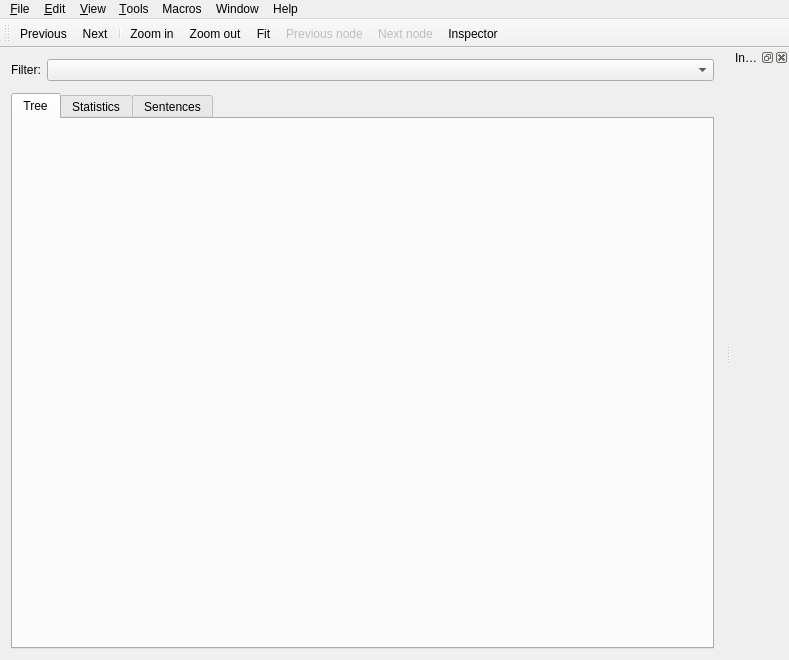
<?xml version="1.0" encoding="UTF-8"?>
<ui version="4.0">
 <class>MainWindow</class>
 <widget class="QMainWindow" name="MainWindow">
  <property name="geometry">
   <rect>
    <x>0</x>
    <y>0</y>
    <width>789</width>
    <height>660</height>
   </rect>
  </property>
  <property name="windowTitle">
   <string>Dact</string>
  </property>
  <widget class="QWidget" name="centralWidget">
   <layout class="QVBoxLayout" name="verticalLayout_7">
    <property name="spacing">
     <number>12</number>
    </property>
    <item>
     <layout class="QGridLayout" name="gridLayout_2">
      <item row="0" column="0">
       <widget class="QLabel" name="label_2">
        <property name="text">
         <string>Filter:</string>
        </property>
       </widget>
      </item>
      <item row="0" column="1">
       <widget class="HistoryComboBox" name="filterComboBox">
        <property name="sizePolicy">
         <sizepolicy hsizetype="Expanding" vsizetype="Fixed">
          <horstretch>0</horstretch>
          <verstretch>0</verstretch>
         </sizepolicy>
        </property>
        <property name="sizeAdjustPolicy">
         <enum>QComboBox::AdjustToMinimumContentsLength</enum>
        </property>
       </widget>
      </item>
     </layout>
    </item>
    <item>
     <widget class="QTabWidget" name="mainTabWidget">
      <property name="currentIndex">
       <number>0</number>
      </property>
      <widget class="QWidget" name="treeTab">
       <attribute name="title">
        <string>Tree</string>
       </attribute>
       <layout class="QVBoxLayout" name="verticalLayout_6">
        <item>
         <widget class="DependencyTreeWidget" name="dependencyTreeWidget" native="true"/>
        </item>
       </layout>
      </widget>
      <widget class="QWidget" name="statisticsTab">
       <attribute name="title">
        <string>Statistics</string>
       </attribute>
       <layout class="QVBoxLayout" name="verticalLayout_8">
        <item>
         <widget class="StatisticsWindow" name="statisticsWindow" native="true"/>
        </item>
       </layout>
      </widget>
      <widget class="QWidget" name="tab">
       <attribute name="title">
        <string>Sentences</string>
       </attribute>
       <layout class="QVBoxLayout" name="verticalLayout">
        <item>
         <widget class="BracketedWindow" name="sentencesWidget" native="true"/>
        </item>
       </layout>
      </widget>
     </widget>
    </item>
   </layout>
  </widget>
  <widget class="QMenuBar" name="menuBar">
   <property name="geometry">
    <rect>
     <x>0</x>
     <y>0</y>
     <width>789</width>
     <height>22</height>
    </rect>
   </property>
   <widget class="QMenu" name="menuFile">
    <property name="title">
     <string>&amp;File</string>
    </property>
    <widget class="RecentFilesMenu" name="menuRecentFiles">
     <property name="title">
      <string>Open Recent</string>
     </property>
    </widget>
    <addaction name="openAction"/>
    <addaction name="remoteAction"/>
    <addaction name="menuRecentFiles"/>
    <addaction name="separator"/>
    <addaction name="saveAsAction"/>
    <addaction name="separator"/>
    <addaction name="saveCorpus"/>
    <addaction name="xmlExportAction"/>
    <addaction name="pdfExportAction"/>
    <addaction name="printAction"/>
    <addaction name="separator"/>
    <addaction name="quitAction"/>
   </widget>
   <widget class="QMenu" name="menuEdit">
    <property name="title">
     <string>&amp;Edit</string>
    </property>
    <addaction name="focusFilterAction"/>
    <addaction name="focusHighlightAction"/>
    <addaction name="separator"/>
    <addaction name="globalCopyAction"/>
    <addaction name="globalCutAction"/>
    <addaction name="globalPasteAction"/>
    <addaction name="separator"/>
    <addaction name="preferencesAction"/>
   </widget>
   <widget class="QMenu" name="menuView">
    <property name="title">
     <string>&amp;View</string>
    </property>
    <addaction name="previousAction"/>
    <addaction name="nextAction"/>
    <addaction name="separator"/>
    <addaction name="fitAction"/>
    <addaction name="zoomInAction"/>
    <addaction name="zoomOutAction"/>
    <addaction name="separator"/>
    <addaction name="previousTreeNodeAction"/>
    <addaction name="nextTreeNodeAction"/>
    <addaction name="separator"/>
    <addaction name="inspectorAction"/>
    <addaction name="toolbarAction"/>
   </widget>
   <widget class="QMenu" name="menuTools">
    <property name="title">
     <string>&amp;Tools</string>
    </property>
    <widget class="QMenu" name="menuConvertCorpus">
     <property name="title">
      <string>Convert corpus</string>
     </property>
     <addaction name="convertDirectoryCorpusAction"/>
     <addaction name="convertCompactCorpusAction"/>
    </widget>
    <addaction name="webserviceAction"/>
    <addaction name="menuConvertCorpus"/>
    <addaction name="separator"/>
    <addaction name="clearHistoryAction"/>
   </widget>
   <widget class="QMenu" name="menuHelp">
    <property name="title">
     <string>Help</string>
    </property>
    <addaction name="helpAction"/>
    <addaction name="cookbookAction"/>
    <addaction name="aboutAction"/>
   </widget>
   <widget class="DactMacrosMenu" name="menuMacros">
    <property name="title">
     <string>Macros</string>
    </property>
    <addaction name="separator"/>
    <addaction name="loadMacrosAction"/>
   </widget>
   <widget class="QMenu" name="menuWindow">
    <property name="title">
     <string>Window</string>
    </property>
    <addaction name="minimizeAction"/>
   </widget>
   <addaction name="menuFile"/>
   <addaction name="menuEdit"/>
   <addaction name="menuView"/>
   <addaction name="menuTools"/>
   <addaction name="menuMacros"/>
   <addaction name="menuWindow"/>
   <addaction name="menuHelp"/>
  </widget>
  <widget class="QToolBar" name="mainToolBar">
   <property name="windowTitle">
    <string>Toolbar</string>
   </property>
   <property name="toolButtonStyle">
    <enum>Qt::ToolButtonTextUnderIcon</enum>
   </property>
   <attribute name="toolBarArea">
    <enum>TopToolBarArea</enum>
   </attribute>
   <attribute name="toolBarBreak">
    <bool>false</bool>
   </attribute>
   <addaction name="previousAction"/>
   <addaction name="nextAction"/>
   <addaction name="separator"/>
   <addaction name="zoomInAction"/>
   <addaction name="zoomOutAction"/>
   <addaction name="fitAction"/>
   <addaction name="previousTreeNodeAction"/>
   <addaction name="nextTreeNodeAction"/>
   <addaction name="inspectorAction"/>
  </widget>
  <widget class="TreeNodeInspector" name="inspector">
   <property name="contextMenuPolicy">
    <enum>Qt::ActionsContextMenu</enum>
   </property>
   <property name="windowTitle">
    <string>Inspector</string>
   </property>
   <attribute name="dockWidgetArea">
    <number>2</number>
   </attribute>
   <addaction name="filterOnAttributeAction"/>
  </widget>
  <action name="quitAction">
   <property name="text">
    <string>&amp;Quit</string>
   </property>
   <property name="shortcut">
    <string>Ctrl+Q</string>
   </property>
   <property name="iconVisibleInMenu">
    <bool>false</bool>
   </property>
  </action>
  <action name="fitAction">
   <property name="icon">
    <iconset resource="../resources/dact.qrc">
     <normaloff>:/icons/viewmagfit.png</normaloff>:/icons/viewmagfit.png</iconset>
   </property>
   <property name="text">
    <string>Fit</string>
   </property>
   <property name="toolTip">
    <string>Fit tree to tree view (Ctrl+0)</string>
   </property>
   <property name="shortcut">
    <string>Ctrl+0</string>
   </property>
   <property name="iconVisibleInMenu">
    <bool>false</bool>
   </property>
  </action>
  <action name="zoomInAction">
   <property name="icon">
    <iconset resource="../resources/dact.qrc">
     <normaloff>:/icons/viewmag+.png</normaloff>:/icons/viewmag+.png</iconset>
   </property>
   <property name="text">
    <string>Zoom in</string>
   </property>
   <property name="toolTip">
    <string>Zoom in on tree (Ctrl+=)</string>
   </property>
   <property name="shortcut">
    <string>Ctrl+=</string>
   </property>
   <property name="iconVisibleInMenu">
    <bool>false</bool>
   </property>
  </action>
  <action name="zoomOutAction">
   <property name="icon">
    <iconset resource="../resources/dact.qrc">
     <normaloff>:/icons/viewmag-.png</normaloff>:/icons/viewmag-.png</iconset>
   </property>
   <property name="text">
    <string>Zoom out</string>
   </property>
   <property name="toolTip">
    <string>Zoom out (Ctrl+-)</string>
   </property>
   <property name="shortcut">
    <string>Ctrl+-</string>
   </property>
   <property name="iconVisibleInMenu">
    <bool>false</bool>
   </property>
  </action>
  <action name="nextTreeNodeAction">
   <property name="enabled">
    <bool>false</bool>
   </property>
   <property name="icon">
    <iconset resource="../resources/dact.qrc">
     <normaloff>:/icons/1rightarrow.png</normaloff>:/icons/1rightarrow.png</iconset>
   </property>
   <property name="text">
    <string>Next node</string>
   </property>
   <property name="toolTip">
    <string>Next node (Ctrl+Right)</string>
   </property>
   <property name="shortcut">
    <string>Ctrl+Right</string>
   </property>
   <property name="iconVisibleInMenu">
    <bool>false</bool>
   </property>
  </action>
  <action name="previousTreeNodeAction">
   <property name="enabled">
    <bool>false</bool>
   </property>
   <property name="icon">
    <iconset resource="../resources/dact.qrc">
     <normaloff>:/icons/1leftarrow.png</normaloff>:/icons/1leftarrow.png</iconset>
   </property>
   <property name="text">
    <string>Previous node</string>
   </property>
   <property name="toolTip">
    <string>Previous node (Ctrl+Left)</string>
   </property>
   <property name="shortcut">
    <string>Ctrl+Left</string>
   </property>
   <property name="iconVisibleInMenu">
    <bool>false</bool>
   </property>
  </action>
  <action name="nextAction">
   <property name="icon">
    <iconset resource="../resources/dact.qrc">
     <normaloff>:/icons/next.png</normaloff>:/icons/next.png</iconset>
   </property>
   <property name="text">
    <string>Next</string>
   </property>
   <property name="toolTip">
    <string>Next sentence/tree (Ctrl+Down)</string>
   </property>
   <property name="shortcut">
    <string>Ctrl+Down</string>
   </property>
   <property name="iconVisibleInMenu">
    <bool>false</bool>
   </property>
  </action>
  <action name="previousAction">
   <property name="icon">
    <iconset resource="../resources/dact.qrc">
     <normaloff>:/icons/previous.png</normaloff>:/icons/previous.png</iconset>
   </property>
   <property name="text">
    <string>Previous</string>
   </property>
   <property name="toolTip">
    <string>Previous sentence/tree (Ctrl+Up)</string>
   </property>
   <property name="shortcut">
    <string>Ctrl+Up</string>
   </property>
   <property name="iconVisibleInMenu">
    <bool>false</bool>
   </property>
  </action>
  <action name="openAction">
   <property name="icon">
    <iconset resource="../resources/dact.qrc">
     <normaloff>:/icons/fileopen.png</normaloff>:/icons/fileopen.png</iconset>
   </property>
   <property name="text">
    <string>&amp;Open…</string>
   </property>
   <property name="shortcut">
    <string>Ctrl+O</string>
   </property>
   <property name="iconVisibleInMenu">
    <bool>false</bool>
   </property>
  </action>
  <action name="printAction">
   <property name="icon">
    <iconset resource="../resources/dact.qrc">
     <normaloff>:/icons/fileprint.png</normaloff>:/icons/fileprint.png</iconset>
   </property>
   <property name="text">
    <string>&amp;Print…</string>
   </property>
   <property name="iconVisibleInMenu">
    <bool>false</bool>
   </property>
  </action>
  <action name="xmlExportAction">
   <property name="text">
    <string>Export to XML…</string>
   </property>
  </action>
  <action name="pdfExportAction">
   <property name="icon">
    <iconset resource="../resources/dact.qrc">
     <normaloff>:/icons/pdf.png</normaloff>:/icons/pdf.png</iconset>
   </property>
   <property name="text">
    <string>Export to PDF…</string>
   </property>
   <property name="iconVisibleInMenu">
    <bool>false</bool>
   </property>
  </action>
  <action name="aboutAction">
   <property name="text">
    <string>About</string>
   </property>
  </action>
  <action name="helpAction">
   <property name="text">
    <string>Help</string>
   </property>
   <property name="shortcut">
    <string>F1</string>
   </property>
  </action>
  <action name="remoteAction">
   <property name="text">
    <string>Open &amp;Remote…</string>
   </property>
   <property name="shortcut">
    <string>Ctrl+R</string>
   </property>
  </action>
  <action name="saveAsAction">
   <property name="text">
    <string>&amp;Save as…</string>
   </property>
   <property name="shortcut">
    <string>Ctrl+S</string>
   </property>
  </action>
  <action name="saveCorpus">
   <property name="text">
    <string>Export to corpus…</string>
   </property>
  </action>
  <action name="preferencesAction">
   <property name="text">
    <string>Preferences</string>
   </property>
   <property name="shortcut">
    <string>Ctrl+,</string>
   </property>
  </action>
  <action name="focusFilterAction">
   <property name="text">
    <string>Filter</string>
   </property>
   <property name="shortcut">
    <string>Ctrl+F</string>
   </property>
  </action>
  <action name="focusHighlightAction">
   <property name="text">
    <string>Highlight</string>
   </property>
   <property name="shortcut">
    <string>Ctrl+Shift+H</string>
   </property>
  </action>
  <action name="inspectorAction">
   <property name="checkable">
    <bool>true</bool>
   </property>
   <property name="icon">
    <iconset resource="../resources/dact.qrc">
     <normaloff>:/icons/documentinfo.png</normaloff>:/icons/documentinfo.png</iconset>
   </property>
   <property name="text">
    <string>Inspector</string>
   </property>
   <property name="toolTip">
    <string>Show node inspector</string>
   </property>
   <property name="shortcut">
    <string>Ctrl+I</string>
   </property>
   <property name="iconVisibleInMenu">
    <bool>false</bool>
   </property>
  </action>
  <action name="webserviceAction">
   <property name="text">
    <string>Parse sentences...</string>
   </property>
  </action>
  <action name="filterOnAttributeAction">
   <property name="text">
    <string>Filter on attribute</string>
   </property>
  </action>
  <action name="loadMacrosAction">
   <property name="text">
    <string>Load file…</string>
   </property>
  </action>
  <action name="globalCopyAction">
   <property name="text">
    <string>Copy</string>
   </property>
  </action>
  <action name="globalCutAction">
   <property name="text">
    <string>Cut</string>
   </property>
  </action>
  <action name="globalPasteAction">
   <property name="text">
    <string>Paste</string>
   </property>
  </action>
  <action name="clearHistoryAction">
   <property name="text">
    <string>Clear query history</string>
   </property>
  </action>
  <action name="minimizeAction">
   <property name="text">
    <string>Minimize</string>
   </property>
   <property name="shortcut">
    <string>Ctrl+M</string>
   </property>
  </action>
  <action name="toolbarAction">
   <property name="checkable">
    <bool>true</bool>
   </property>
   <property name="text">
    <string>Toolbar</string>
   </property>
   <property name="shortcut">
    <string>Ctrl+T</string>
   </property>
  </action>
  <action name="actionConvert_corpus">
   <property name="text">
    <string>Convert corpus…</string>
   </property>
  </action>
  <action name="convertDirectoryCorpusAction">
   <property name="text">
    <string>Directory corpus…</string>
   </property>
  </action>
  <action name="convertCompactCorpusAction">
   <property name="text">
    <string>Compact corpus…</string>
   </property>
  </action>
  <action name="cookbookAction">
   <property name="text">
    <string>Cookbook</string>
   </property>
  </action>
 </widget>
 <layoutdefault spacing="6" margin="11"/>
 <customwidgets>
  <customwidget>
   <class>StatisticsWindow</class>
   <extends>QWidget</extends>
   <header>StatisticsWindow.hh</header>
  </customwidget>
  <customwidget>
   <class>BracketedWindow</class>
   <extends>QWidget</extends>
   <header>BracketedWindow.hh</header>
  </customwidget>
  <customwidget>
   <class>DependencyTreeWidget</class>
   <extends>QWidget</extends>
   <header>DependencyTreeWidget.hh</header>
  </customwidget>
  <customwidget>
   <class>HistoryComboBox</class>
   <extends>QComboBox</extends>
   <header>HistoryComboBox.hh</header>
   <container>1</container>
  </customwidget>
  <customwidget>
   <class>TreeNodeInspector</class>
   <extends>QDockWidget</extends>
   <header>TreeNodeInspector.hh</header>
   <container>1</container>
  </customwidget>
  <customwidget>
   <class>RecentFilesMenu</class>
   <extends>QMenu</extends>
   <header>RecentFilesMenu.hh</header>
  </customwidget>
  <customwidget>
   <class>DactMacrosMenu</class>
   <extends>QMenu</extends>
   <header>DactMacrosMenu.hh</header>
  </customwidget>
 </customwidgets>
 <resources>
  <include location="../resources/dact.qrc"/>
 </resources>
 <connections>
  <connection>
   <sender>quitAction</sender>
   <signal>triggered()</signal>
   <receiver>MainWindow</receiver>
   <slot>close()</slot>
   <hints>
    <hint type="sourcelabel">
     <x>-1</x>
     <y>-1</y>
    </hint>
    <hint type="destinationlabel">
     <x>394</x>
     <y>329</y>
    </hint>
   </hints>
  </connection>
  <connection>
   <sender>inspectorAction</sender>
   <signal>toggled(bool)</signal>
   <receiver>MainWindow</receiver>
   <slot>setInspectorVisible(bool)</slot>
   <hints>
    <hint type="sourcelabel">
     <x>-1</x>
     <y>-1</y>
    </hint>
    <hint type="destinationlabel">
     <x>749</x>
     <y>360</y>
    </hint>
   </hints>
  </connection>
  <connection>
   <sender>clearHistoryAction</sender>
   <signal>triggered()</signal>
   <receiver>MainWindow</receiver>
   <slot>clearQueryHistory()</slot>
   <hints>
    <hint type="sourcelabel">
     <x>-1</x>
     <y>-1</y>
    </hint>
    <hint type="destinationlabel">
     <x>20</x>
     <y>20</y>
    </hint>
   </hints>
  </connection>
  <connection>
   <sender>minimizeAction</sender>
   <signal>triggered()</signal>
   <receiver>MainWindow</receiver>
   <slot>showMinimized()</slot>
   <hints>
    <hint type="sourcelabel">
     <x>-1</x>
     <y>-1</y>
    </hint>
    <hint type="destinationlabel">
     <x>394</x>
     <y>329</y>
    </hint>
   </hints>
  </connection>
  <connection>
   <sender>cookbookAction</sender>
   <signal>triggered()</signal>
   <receiver>MainWindow</receiver>
   <slot>openCookbook()</slot>
  </connection>
 </connections>
</ui>
